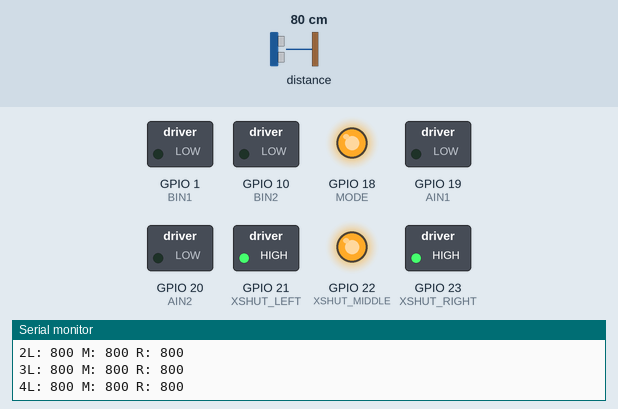
The sketch below on a simulated ESP32. Parts: switched loads named in the sketch (green lamp = pin HIGH), output pins drawn as LEDs (lit = HIGH), the last lines printed to the serial monitor. Dashed ring = blinking. The inputs (shaded band) are chosen by the test bench; at power-on: distance to the obstacle 80 cm.

Above: at 1.02 s.
1.3 s: distance to the obstacle set to 16 cm
4.3 s: distance to the obstacle set to 12 cm
At 4.85 s:
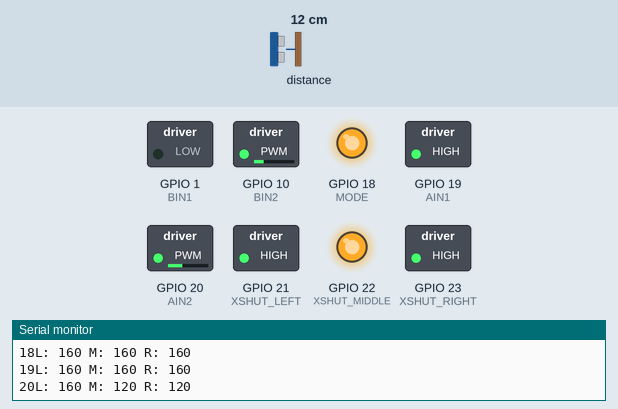
7.3 s: distance to the obstacle set to 18 cm
At 7.75 s:
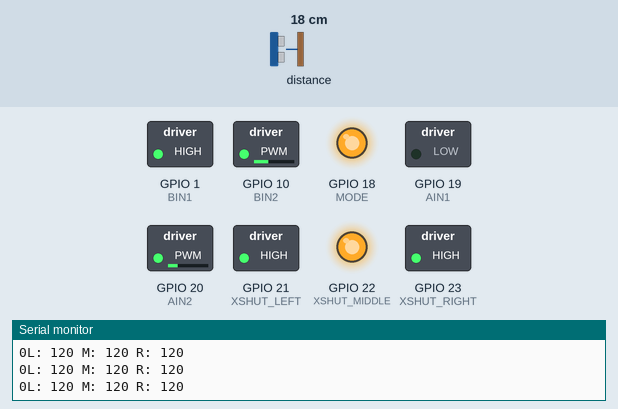
10.3 s: distance to the obstacle set to 2 cm
At 10.62 s:
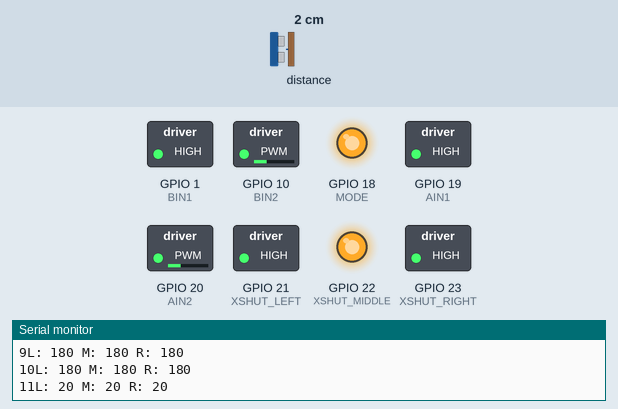
13.3 s: distance to the obstacle set to 35 cm
Timing chart, 0 to 17.3 s (numbered marks = the images above; inputs shaded):
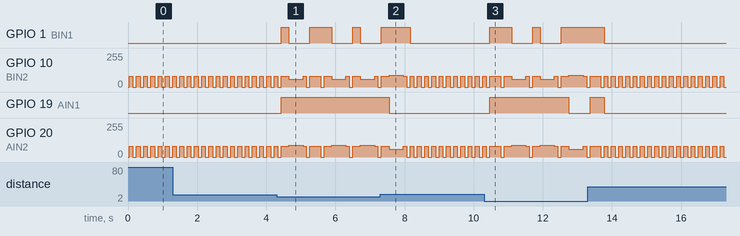

The sketch:

RoboBot_Kood_copy.ino
```cpp
#include <Wire.h>
#include <Adafruit_VL53L1X.h>

// Sensor instances
Adafruit_VL53L1X sensorLeft = Adafruit_VL53L1X(21);
Adafruit_VL53L1X sensorMiddle = Adafruit_VL53L1X(22);
Adafruit_VL53L1X sensorRight = Adafruit_VL53L1X(23);

// XSHUT pins for each sensor
#define XSHUT_LEFT   21
#define XSHUT_MIDDLE 22
#define XSHUT_RIGHT  23

// Custom I2C addresses for sensors
#define ADDR_LEFT    0x34
#define ADDR_MIDDLE  0x31
#define ADDR_RIGHT   0x32

// Motor control pins DRV8835
#define MODE 18
#define AIN1 19
#define AIN2 20
#define BIN1 1
#define BIN2 10

int counter = 0;
int straightCounter = 0;

void setup() {

  Serial.begin(115200);

  pinMode(MODE, OUTPUT);
  digitalWrite(MODE, HIGH);
  pinMode(AIN1, OUTPUT);
  pinMode(BIN1, OUTPUT);

  //   sda 6, scl 7
  Wire.begin(6, 7, 400'000);

  pinMode(XSHUT_LEFT, OUTPUT);
  pinMode(XSHUT_MIDDLE, OUTPUT);
  pinMode(XSHUT_RIGHT, OUTPUT);

  digitalWrite(XSHUT_LEFT, LOW);
  digitalWrite(XSHUT_MIDDLE, LOW);
  digitalWrite(XSHUT_RIGHT, LOW);
  delay(10);

  digitalWrite(XSHUT_LEFT, HIGH);
  delay(10);
  if (!sensorLeft.begin(0x29, &Wire)) {
    while (1);
  }
  sensorLeft.VL53L1X_SetI2CAddress(ADDR_LEFT);

  digitalWrite(XSHUT_MIDDLE, HIGH);
  delay(10);
  if (!sensorMiddle.begin(0x29, &Wire)) {
    while (1);
  }
  sensorMiddle.VL53L1X_SetI2CAddress(ADDR_MIDDLE);

  digitalWrite(XSHUT_RIGHT, HIGH);
  delay(10);
  if (!sensorRight.begin(0x29, &Wire)) {
    while (1);
  }
  sensorRight.VL53L1X_SetI2CAddress(ADDR_RIGHT);

  // Start ranging on all sensors
  sensorLeft.startRanging();
  sensorMiddle.startRanging();
  sensorRight.startRanging();

  sensorLeft.VL53L1X_SetDistanceMode(1);
  sensorLeft.setTimingBudget(15);

  sensorMiddle.VL53L1X_SetDistanceMode(1);
  sensorMiddle.setTimingBudget(15);

  sensorRight.VL53L1X_SetDistanceMode(1);
  sensorRight.setTimingBudget(15);

}


void loop() {
  Serial.print(straightCounter);
  analogWrite(BIN2, 80);
  analogWrite(AIN2, 80);


  int distLeft = -1, distMiddle = -1, distRight = -1;

  if (sensorLeft.dataReady()) {
    distLeft = sensorLeft.distance();
  }

  if (sensorMiddle.dataReady()) {
    distMiddle = sensorMiddle.distance();
  }

  if (sensorRight.dataReady()) {
    distRight = sensorRight.distance();
  }

  Serial.print("L: "); Serial.print(distLeft);
  Serial.print(" M: "); Serial.print(distMiddle);
  Serial.print(" R: "); Serial.println(distRight);


  bool blockedLeft = true;
  bool blockedMiddle = true;
  bool blockedRight = true;

  int threshold = 150; // mm (15cm)
  if(distLeft >= 0 && distLeft < threshold)
  {
    blockedLeft = true;
  }
  else
  {
    blockedLeft = false;
  }

  if(distMiddle >= 0 && distMiddle < threshold)
  {
    blockedMiddle = true;
  }
  else
  {
    blockedMiddle = false;
  }

  if(distRight >= 0 && distRight < threshold)
  {
    blockedRight = true;
  }
  else
  {
    blockedRight = false;
  }

  if (blockedMiddle == true)
  {
    if (blockedLeft != true)
    {
      straightCounter = 0;
      moveBackward();
      delay(200);
      turnLeft();
      counter = 0;
    }
    else if (blockedRight != true)
    {
      straightCounter = 0;
      moveBackward();
      delay(200);
      turnRight();
      counter = 0;
    }
    else
    {
      straightCounter = 0;
      counter++;
      moveBackward();
      delay(200);
      if(counter >= 2)
      {
          if(counter >= 4)
          {
            turnRight();
            counter = 0;
          }
          else
          {
            turnLeft();
          }
      }
    }
  }
  else
  {
    moveForward();
    straightCounter++;
    if(straightCounter >= 100)
    {
      straightCounter = 0;
      delay(10);
      if (sensorLeft.dataReady())
      {
          distLeft = sensorLeft.distance();
      }
      if(distLeft >= 0 && distLeft < threshold)
      {
        blockedLeft = true;
      }
      else
      {
        blockedLeft = false;
      }
      if (sensorRight.dataReady())
      {
        distRight = sensorRight.distance();
      }
        if(distRight >= 0 && distRight < threshold)
      {
        blockedRight = true;
      }
      else
      {
        blockedRight = false;
      }
      if(blockedLeft == false)
      {
        moveBackward();
        delay(200);
        turnLeft();
        turnLeft();
      }
      else if(blockedRight == false)
      {
        moveBackward();
        delay(200);
        turnRight();
        turnRight();
      }
      else
      {
        moveBackward();
        delay(150);
      }

    }
  }

  delay(10);
}

void moveBackward() {
  stopMotors();
  analogWrite(BIN2, 80);
  analogWrite(AIN2, 80);
  digitalWrite(BIN1, HIGH);
  digitalWrite(AIN1,HIGH);
}

void moveForward() {
  stopMotors();
  analogWrite(BIN2, 80);
  analogWrite(AIN2, 80);
  digitalWrite(AIN1, LOW);
  digitalWrite(BIN1, LOW);
}

void stopMotors() {
  digitalWrite(AIN2, LOW);
  digitalWrite(BIN2, LOW);
  delay(100);
}

void turnLeft() {
  delay(20);
  analogWrite(AIN2, 90);
  analogWrite(BIN2, 60);
  digitalWrite(AIN1, HIGH);
  digitalWrite(BIN1, LOW);
  delay(400);
}

void turnRight() {
  delay(20);
  analogWrite(BIN2, 90);
  analogWrite(AIN2, 60);
  digitalWrite(AIN1, LOW);
  digitalWrite(BIN1, HIGH);
  delay(400);
}
```

Measured:
- the behaviour switches between 15 and 14 cm on distance to the obstacle (found by bisection; images 0 and 1)
- after the input at 4.3 s, GPIO 1 (BIN1): goes HIGH 0.22 s, LOW 0.61 s, HIGH 0.63 s, LOW 0.61 s, HIGH 0.22 s, then LOW, starting after 0.13 s; GPIO 19 (AIN1): LOW → HIGH after 0.13 s
- after the input at 7.3 s, GPIO 19 (AIN1): goes on until 7.6 s, then stays LOW
- after the input at 10.3 s, GPIO 1 (BIN1): goes HIGH 0.63 s, LOW 0.61 s, HIGH 0.22 s, LOW 0.61 s, then HIGH, starting after 0.17 s; GPIO 19 (AIN1): LOW → HIGH after 0.17 s, → LOW 2.3 s later
- by itself, GPIO 10 (BIN2), GPIO 20 (AIN2): repeats every 0.21 s: 0/255 0.10 s, 80/255 0.11 s
